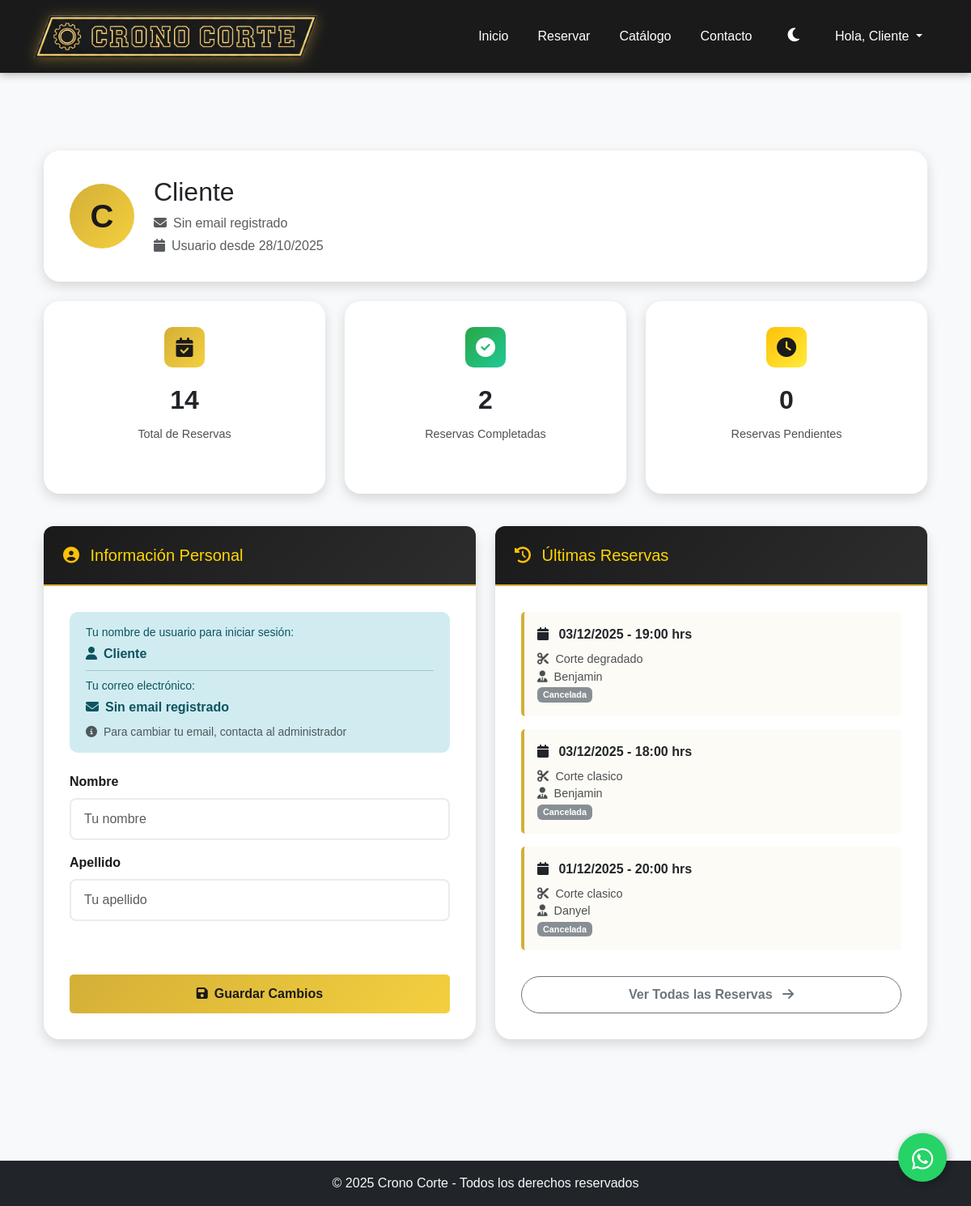
/perfil/ (signed in), run on the app's committed database.
### agendabarber/models.py (models this page shows, shortened)
class Reserva(models.Model):
    cliente = models.ForeignKey(User, on_delete=models.CASCADE)
    barbero = models.ForeignKey(Barbero, on_delete=models.CASCADE)
    servicio = models.ForeignKey(Servicio, on_delete=models.CASCADE)
    inicio = models.DateTimeField(help_text="Hora de inicio de la reserva")
    fin = models.DateTimeField(null=True, blank=True)
    pagado = models.BooleanField(default=False)  # Changed: Now requires payment confirmation
    payment_method = models.CharField(max_length=50, default='mercadopago',
                                     help_text="Método de pago utilizado")
    estado = models.CharField(max_length=20, choices=ESTADO_CHOICES, default='Pendiente')  # Pendiente hasta que pase la hora
    objects = ReservaManager()  # Manager personalizado

class Servicio(models.Model):
    nombre = models.CharField(max_length=100)
    descripcion = models.TextField(blank=True)
    precio = models.PositiveIntegerField()
    duracion_minutos = models.PositiveIntegerField(
        default=60,
        help_text="Duración del servicio en minutos"
    )
    imagen = models.ImageField(upload_to='servicios/', null=True, blank=True)

class Barbero(models.Model):
    usuario = models.OneToOneField(User, on_delete=models.CASCADE, null=True, blank=True,
                                   help_text="Usuario asociado a este barbero")
    nombre = models.CharField(max_length=100)
    experiencia = models.PositiveIntegerField(help_text="Años de experiencia")
    foto = models.ImageField(upload_to='barberos/', null=True, blank=True)

### agendabarber/views.py (the view, shortened to what this page needs)
# urls.py: path('perfil/', views.perfil_cliente, name='perfil_cliente'),
@login_required
def perfil_cliente(request):
    total_reservas = Reserva.objects.filter(cliente=request.user).count()
    reservas_completadas = Reserva.objects.filter(
        cliente=request.user,
        estado='Completada'
    ).count()
    reservas_pendientes = Reserva.objects.filter(
        cliente=request.user,
        estado__in=['Pendiente', 'Confirmada'],
        inicio__gte=timezone.now()
    ).count()
    proxima_reserva = Reserva.objects.filter(
        cliente=request.user,
        estado__in=['Pendiente', 'Confirmada'],
        inicio__gte=timezone.now()
    ).select_related('barbero', 'servicio').order_by('inicio').first()
    ultimas_reservas = Reserva.objects.filter(
        cliente=request.user
    ).select_related('barbero', 'servicio').order_by('-inicio')[:3]
    context = {
        'total_reservas': total_reservas,
        'reservas_completadas': reservas_completadas,
        'reservas_pendientes': reservas_pendientes,
        'proxima_reserva': proxima_reserva,
        'ultimas_reservas': ultimas_reservas,
    }
    return render(request, 'perfil_cliente.html', context)

### agendabarber/context_processors.py (called while the page is built)
def user_type_context(request):
    context = {
        'es_barbero': False,
        'es_cliente': False,
    }
    if request.user.is_authenticated:
        try:
            Barbero.objects.get(usuario=request.user)
            context['es_barbero'] = True
            context['es_cliente'] = False
        except Barbero.DoesNotExist:
            context['es_barbero'] = False
            context['es_cliente'] = True
    return context

### agendabarber/templates/perfil_cliente.html (shortened to what this page needs)
{% extends 'base.html' %}
{% load static %}
{% block content %}
<div class="container my-5">
    <div class="card mb-4" data-aos="fade-up">
        <div class="card-body">
            <div class="d-flex align-items-center">
                <div class="profile-avatar">
                    {{ user.username|slice:":1"|upper }}
                </div>
                <div>
                    <h2 class="mb-2">{{ user.get_full_name|default:user.username }}</h2>
                    <p class="mb-1 text-muted">
                        <i class="fas fa-envelope me-2"></i>{{ user.email|default:"Sin email registrado" }}
                    </p>
                    <p class="mb-0 text-muted">
                        <i class="fas fa-calendar me-2"></i>Usuario desde {{ user.date_joined|date:"d/m/Y" }}
                    </p>
                </div>
            </div>
        </div>
    </div>
    <div class="row mb-4" data-aos="fade-up" data-aos-delay="100">
        <div class="col-md-4 mb-3">
            <div class="card h-100">
                <div class="card-body text-center">
                    <div class="stat-icon primary mx-auto">
                        <i class="fas fa-calendar-check"></i>
                    </div>
                    <div class="stat-number">{{ total_reservas }}</div>
                    <div class="stat-label">Total de Reservas</div>
                </div>
            </div>
        </div>
        <div class="col-md-4 mb-3">
            <div class="card h-100">
                <div class="card-body text-center">
                    <div class="stat-icon success mx-auto">
                        <i class="fas fa-check-circle"></i>
                    </div>
                    <div class="stat-number">{{ reservas_completadas }}</div>
                    <div class="stat-label">Reservas Completadas</div>
                </div>
            </div>
        </div>
        <div class="col-md-4 mb-3">
            <div class="card h-100">
                <div class="card-body text-center">
                    <div class="stat-icon warning mx-auto">
                        <i class="fas fa-clock"></i>
                    </div>
                    <div class="stat-number">{{ reservas_pendientes }}</div>
                    <div class="stat-label">Reservas Pendientes</div>
                </div>
            </div>
        </div>
    </div>
    <div class="row">
        <div class="col-lg-6 mb-4 d-flex" data-aos="fade-right">
            <div class="card card-equal-height w-100">
                <div class="card-header">
                    <h5 class="mb-0">
                        <i class="fas fa-user-circle me-2 text-warning"></i>
                        Información Personal
                    </h5>
                </div>
                <div class="card-body">
                    <div class="alert alert-info mb-4">
                        <div class="mb-2">
                            <small class="d-block mb-1">Tu nombre de usuario para iniciar sesión:</small>
                            <strong><i class="fas fa-user me-2"></i>{{ user.username }}</strong>
                        </div>
                        <hr class="my-2">
                        <div>
                            <small class="d-block mb-1">Tu correo electrónico:</small>
                            <strong><i class="fas fa-envelope me-2"></i>{{ user.email|default:"Sin email registrado" }}</strong>
                        </div>
                        <small class="text-muted d-block mt-2">
                            <i class="fas fa-info-circle me-1"></i>
                            Para cambiar tu email, contacta al administrador
                        </small>
                    </div>
                    <form method="post">
                        <div class="mb-3">
                            <label for="first_name" class="form-label">Nombre</label>
                            <input type="text" class="form-control" id="first_name" name="first_name" value="{{ user.first_name }}" placeholder="Tu nombre">
                        </div>
                        <div class="mb-3">
                            <label for="last_name" class="form-label">Apellido</label>
                            <input type="text" class="form-control" id="last_name" name="last_name" value="{{ user.last_name }}" placeholder="Tu apellido">
                        </div>
                        <button type="submit" class="btn btn-gold w-100">
                            <i class="fas fa-save me-2"></i>Guardar Cambios
                        </button>
                    </form>
                </div>
            </div>
        </div>
        <div class="col-lg-6 mb-4 d-flex" data-aos="fade-left">
            <div class="card card-equal-height w-100">
                <div class="card-header">
                    <h5 class="mb-0">
                        <i class="fas fa-history me-2 text-warning"></i>
                        Últimas Reservas
                    </h5>
                </div>
                <div class="card-body">
                    {% if ultimas_reservas %}
                        {% for reserva in ultimas_reservas %}
                        <div class="reserva-mini-card">
                            <div class="fecha">
                                <i class="fas fa-calendar me-2"></i>
                                {{ reserva.inicio|date:"d/m/Y - H:i" }} hrs
                            </div>
                            <div class="detalles">
                                <i class="fas fa-cut me-2"></i>{{ reserva.servicio.nombre }}
                                <br>
                                <i class="fas fa-user-tie me-2"></i>{{ reserva.barbero.nombre }}
                                <br>
                                <span class="badge
                                    {% if reserva.estado == 'Completada' %}bg-success
                                    {% elif reserva.estado == 'Confirmada' %}bg-primary
                                    {% elif reserva.estado == 'Pendiente' %}bg-warning text-dark
                                    {% else %}bg-secondary{% endif %}">
                                    {{ reserva.estado }}
                                </span>
                            </div>
                        </div>
                        {% endfor %}
                        <div class="text-center mt-3">
                            <a href="{% url 'mis_reservas' %}" class="btn btn-outline-secondary w-100">
                                Ver Todas las Reservas <i class="fas fa-arrow-right ms-2"></i>
                            </a>
                        </div>
                    {% endif %}
                </div>
            </div>
        </div>
    </div>
</div>
{% endblock %}

### agendabarber/templates/base.html (shortened to what this page needs)
{% load static %}
<!DOCTYPE html>
<html lang="es">
<head>
    <link href="https://cdn.jsdelivr.net/npm/bootstrap@5.3.3/dist/css/bootstrap.min.css" rel="stylesheet">
    <link rel="stylesheet" href="https://cdn.jsdelivr.net/npm/litepicker/dist/css/litepicker.css">
    <link href="https://unpkg.com/aos@2.3.1/dist/aos.css" rel="stylesheet">
    <link rel="stylesheet" href="https://cdnjs.cloudflare.com/ajax/libs/font-awesome/6.4.0/css/all.min.css">
    <link rel="stylesheet" href="{% static 'agendabarber/css/main.css' %}">
</head>
<body class="d-flex flex-column min-vh-100">
    <nav class="navbar navbar-expand-lg navbar-dark">
        <div class="container">
            <a class="navbar-brand" href="{% url 'inicio' %}">
                <img src="{% static 'agendabarber/img/logo-navbar.png' %}" alt="Crono Corte" class="navbar-logo">
            </a>
            <div class="collapse navbar-collapse" id="navbarNav">
                <ul class="navbar-nav ms-auto">
                    <li class="nav-item"><a class="nav-link" href="{% url 'inicio' %}">Inicio</a></li>
                    {% if not user.is_superuser and not es_barbero %}
                        <li class="nav-item"><a class="nav-link" href="{% url 'crear_reserva' %}">Reservar</a></li>
                    {% endif %}
                    <li class="nav-item"><a class="nav-link" href="{% url 'catalogo' %}">Catálogo</a></li>
                    <li class="nav-item"><a class="nav-link" href="{% url 'contacto' %}">Contacto</a></li>
                    <li class="nav-item">
                        <button class="btn btn-link nav-link" id="darkModeToggle" aria-label="Alternar modo oscuro">
                            <i class="fas fa-moon" id="darkModeIcon"></i>
                        </button>
                    </li>
                    {% if user.is_authenticated %}
                        <li class="nav-item dropdown">
                            <a class="nav-link dropdown-toggle" href="#" id="navbarDropdown" role="button" data-bs-toggle="dropdown" aria-expanded="false">
                                Hola, {{ user.username }}
                            </a>
                        </li>
                    {% endif %}
                </ul>
                </div>
        </div>
    </nav>
    <main class="flex-fill {% if request.resolver_match.url_name == 'catalogo' %}catalog-main{% elif request.resolver_match.url_name == 'crear_reserva' %}reserva-main{% elif request.resolver_match.url_name == 'login' or request.resolver_match.url_name == 'registro' %}auth-main{% else %}container my-4 my-md-5{% endif %}">
        {% block content %}
        {% endblock %}
    </main>
    <a href="https://wa.me/56934135145?text=Hola,%20quiero%20información%20sobre%20sus%20servicios"
       target="_blank"
       class="whatsapp-float"
       aria-label="Contactar por WhatsApp">
        <i class="fab fa-whatsapp"></i>
    </a>
    <footer class="bg-dark text-light text-center py-3 mt-auto">
        <div class="container-fluid"> <p class="mb-0">© 2025 Crono Corte - Todos los derechos reservados</p>
        </div>
    </footer>
    </body>
</html>

### agendabarber/templates/perfil_cliente.html (style rules this page uses)
.profile-avatar { width: 80px; height: 80px; background: linear-gradient(135deg, #d4af37 0%, #f4d03f 100%); border-radius: 50%; display: flex; align-items: center; justify-content: center; font-size: 2.5rem; color: #1a1a1a; font-weight: bold; margin-right: 1.5rem; flex-shrink: 0; }
.stat-icon { width: 50px; height: 50px; border-radius: 10px; display: flex; align-items: center; justify-content: center; font-size: 1.5rem; margin-bottom: 1rem; }
.stat-icon.primary { background: linear-gradient(135deg, #d4af37 0%, #f4d03f 100%); color: #1a1a1a; }
.stat-icon.success { background: linear-gradient(135deg, #28a745 0%, #20c997 100%); color: white; }
.stat-icon.warning { background: linear-gradient(135deg, #ffc107 0%, #ffeb3b 100%); color: #1a1a1a; }
.stat-number { font-size: 2rem; font-weight: bold; margin-bottom: 0.5rem; }
.stat-label { font-size: 0.9rem; opacity: 0.8; }
.reserva-mini-card { border-left: 4px solid #d4af37; padding: 1rem; margin-bottom: 1rem; border-radius: 5px; transition: all 0.3s ease; background: rgba(212, 175, 55, 0.05); }
.reserva-mini-card .fecha { font-weight: bold; margin-bottom: 0.5rem; }
.reserva-mini-card .detalles { font-size: 0.9rem; opacity: 0.8; }
.btn-gold { background: linear-gradient(135deg, #d4af37 0%, #f4d03f 100%); color: #1a1a1a; border: none; font-weight: 600; padding: 0.75rem 2rem; border-radius: 5px; transition: all 0.3s ease; }
@media (min-width: 992px) { .card-equal-height { min-height: 520px; display: flex; flex-direction: column; } }
@media (min-width: 992px) { .card-equal-height .card-body { flex-grow: 1; display: flex; flex-direction: column; } }
@media (min-width: 992px) { .card-equal-height form { flex-grow: 1; display: flex; flex-direction: column; } }
@media (min-width: 992px) { .card-equal-height form button[type="submit"] { margin-top: auto; } }

### data on the page
Reserva: inicio "03/12/2025 - 19:00", servicio.nombre "Corte degradado", barbero.nombre "Benjamin", estado "Cancelada"
Reserva: inicio "03/12/2025 - 18:00", servicio.nombre "Corte clasico", barbero.nombre "Benjamin", estado "Cancelada"
Reserva: inicio "01/12/2025 - 20:00", servicio.nombre "Corte clasico", barbero.nombre "Danyel", estado "Cancelada"

### other printed values
{{ user.username }} "Cliente"
{{ user.username|slice:":1"|upper }} "C"
{{ user.get_full_name|default:user.username }} "Cliente"
{{ user.email|default:"Sin email registrado" }} "Sin email registrado"
{{ user.date_joined|date:"d/m/Y" }} "28/10/2025"
{{ total_reservas }} "14"
{{ reservas_completadas }} "2"
{{ reservas_pendientes }} "0"
